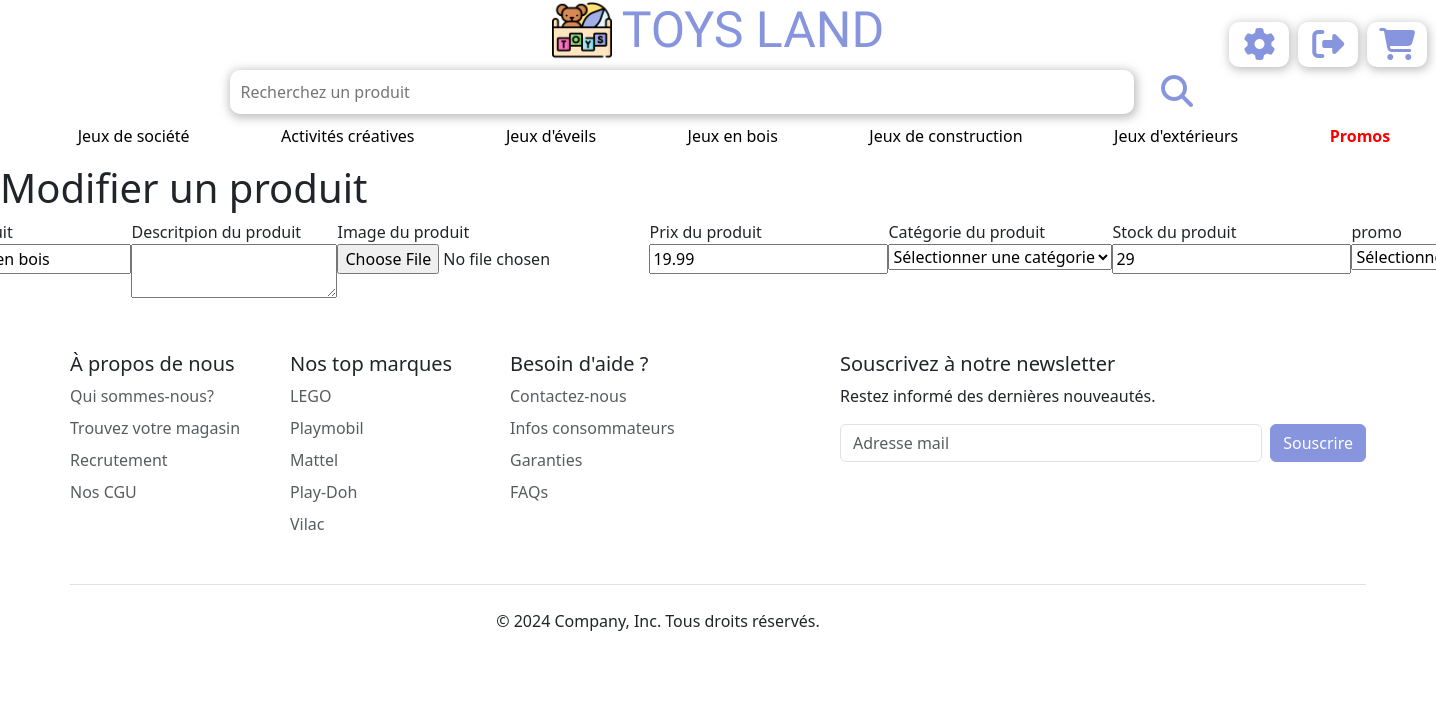
/php/admin/update.php?id=29 (signed in), run on the app's committed database.
### tables this page shows
CREATE TABLE `produits` (
  `id` int NOT NULL,
  `nom` varchar(255) NOT NULL,
  `description` longtext NOT NULL,
  `image` varchar(255) NOT NULL,
  `prix` float NOT NULL,
  `categorie` varchar(255) NOT NULL,
  `stock` int NOT NULL,
  `promo` varchar(255) NOT NULL
);

### php/admin/update.php (the view, shortened to what this page needs)
<?php
 include_once("navbar2.php");
        if (isset($_GET["id"])&& !empty($_GET["id"])){
        require_once("../connect.php");
        $id = strip_tags($_GET["id"]);
        $sql = "SELECT * FROM produits WHERE id = :id";
        $query = $db->prepare($sql);
        $query->bindValue(":id", $id, PDO::PARAM_INT);
        $query->execute();
        $produits = $query->fetch();
        } else {
            header("Location: tableauProduits.php");
        }
?>
<h1>Modifier un produit</h1>
<form method="post" enctype="multipart/form-data">
    <div>
        <label for="nom">Nom du produit</label>
        <input type="text" name="nom" id="nom" value="<?=$produits["nom"]?>">
    </div>
    <div>
        <label for="description">Descritpion du produit</label>
        <textarea name="description" id="description" value="<?=$produits["description"]?>"></textarea>
    </div>
    <div>
        <label for="image">Image du produit</label>
        <input type="file" name="image" id="image" value="<?=$produits["image"]?>"required>
    </div>
    <div>
        <label for="prix">Prix du produit</label>
        <input type="text" name="prix" id="prix" value="<?=$produits["prix"]?>"required>
    </div>
    <div>
        <label for="categorie">Catégorie du produit</label>
        <select name="categorie" id="categorie" value="<?=$produits["categorie"]?>">
            <option value="catégorie">Sélectionner une catégorie</option>
        </select>
    </div>
    <div>
        <label for="stock">Stock du produit</label>
        <input type="number" name="stock" id="stock" min="0" value="<?=$produits["stock"]?>"required>
    </div>
    <div>
        <label for="promo">promo</label>
        <select name="promo" id="promo" value="<?=$produits["promo"]?>">
            <option value="promo">Sélectionner</option>
        </select>
    </div>
    </form>
    <?php
    include_once("../components/footer.php");

### php/index.css (style rules this page uses)
form { display:flex; justify-content: center; width: 100%; }

### data on the page
produits: nom "Grande roue en bois", prix "19.99", categorie "Sélectionner une catégorie", stock "29", promo "Sélectionner"
